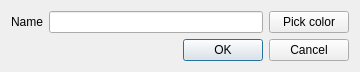
<?xml version="1.0" encoding="UTF-8"?>
<ui version="4.0">
 <class>PriorityWizard</class>
 <widget class="QDialog" name="PriorityWizard">
  <property name="geometry">
   <rect>
    <x>0</x>
    <y>0</y>
    <width>360</width>
    <height>64</height>
   </rect>
  </property>
  <property name="sizePolicy">
   <sizepolicy hsizetype="Fixed" vsizetype="Fixed">
    <horstretch>0</horstretch>
    <verstretch>0</verstretch>
   </sizepolicy>
  </property>
  <property name="windowTitle">
   <string>New priority</string>
  </property>
  <layout class="QGridLayout" name="gridLayout">
   <item row="0" column="1">
    <widget class="QLineEdit" name="name"/>
   </item>
   <item row="0" column="2">
    <widget class="QPushButton" name="pickColor">
     <property name="text">
      <string>Pick color</string>
     </property>
    </widget>
   </item>
   <item row="1" column="0" colspan="3">
    <widget class="QDialogButtonBox" name="buttonBox">
     <property name="orientation">
      <enum>Qt::Horizontal</enum>
     </property>
     <property name="standardButtons">
      <set>QDialogButtonBox::Cancel|QDialogButtonBox::Ok</set>
     </property>
    </widget>
   </item>
   <item row="0" column="0">
    <widget class="QLabel" name="label">
     <property name="text">
      <string>Name</string>
     </property>
    </widget>
   </item>
   <item row="2" column="0" colspan="3">
    <spacer name="verticalSpacer">
     <property name="orientation">
      <enum>Qt::Vertical</enum>
     </property>
     <property name="sizeHint" stdset="0">
      <size>
       <width>20</width>
       <height>40</height>
      </size>
     </property>
    </spacer>
   </item>
  </layout>
 </widget>
 <resources/>
 <connections>
  <connection>
   <sender>buttonBox</sender>
   <signal>accepted()</signal>
   <receiver>PriorityWizard</receiver>
   <slot>accept()</slot>
   <hints>
    <hint type="sourcelabel">
     <x>248</x>
     <y>254</y>
    </hint>
    <hint type="destinationlabel">
     <x>157</x>
     <y>274</y>
    </hint>
   </hints>
  </connection>
  <connection>
   <sender>buttonBox</sender>
   <signal>rejected()</signal>
   <receiver>PriorityWizard</receiver>
   <slot>reject()</slot>
   <hints>
    <hint type="sourcelabel">
     <x>316</x>
     <y>260</y>
    </hint>
    <hint type="destinationlabel">
     <x>286</x>
     <y>274</y>
    </hint>
   </hints>
  </connection>
 </connections>
</ui>
